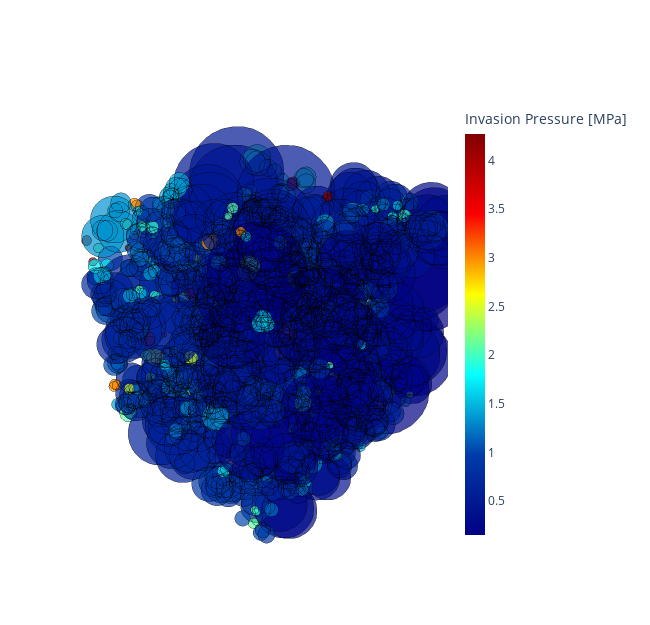

The notebook cell saved with this chart:
### Code cell
s=1
r=1
fig = op.visualization.plot_notebook(pn_total[1][s][r],
                               node_size=(pn_total[1][s][r])['pore.diameter'],
                               node_color=(drains[s][r])['pore.invasion_pressure']*10**-6,
                               colormap='jet',
                               node_scale=2*10**8,
                               edge_scale=0.0001,

                               )
fig.update_traces(
    marker=dict(
        colorscale='jet',
        colorbar=dict(title='Invasion Pressure [MPa]', thickness=20)
    )
)
fig.show()

### Figure 1 — Plotly figure (JSON) as saved in the notebook; plotly's stock layout.template omitted (floating-point values rounded to 4 significant figures; data arrays with more than 128 entries replaced by an {"elided": "..."} marker saying what was removed)
{"data": [{"hoverinfo": "text", "line": {"color": {"elided": "2125 float values"}, "colorscale": [[0, "rgb(0,0,131)"], [0.2, "rgb(0,60,170)"], [0.4, "rgb(5,255,255)"], [0.6, "rgb(255,255,0)"], [0.8, "rgb(250,0,0)"], [1, "rgb(128,0,0)"]], "width": 0.0001}, "marker": {"colorbar": {"thickness": 20, "title": {"text": "Invasion Pressure [MPa]"}}, "colorscale": [[0, "rgb(0,0,131)"], [0.2, "rgb(0,60,170)"], [0.4, "rgb(5,255,255)"], [0.6, "rgb(255,255,0)"], [0.8, "rgb(250,0,0)"], [1, "rgb(128,0,0)"]]}, "mode": "lines", "text": {"elided": "2125 str values"}, "type": "scatter3d", "x": {"elided": "6375 float values"}, "y": {"elided": "6375 float values"}, "z": {"elided": "6375 float values"}}, {"hoverinfo": "text", "marker": {"color": {"elided": "1084 float values"}, "colorbar": {"thickness": 20, "title": {"text": "Invasion Pressure [MPa]"}}, "colorscale": [[0, "rgb(0,0,131)"], [0.2, "rgb(0,60,170)"], [0.4, "rgb(5,255,255)"], [0.6, "rgb(255,255,0)"], [0.8, "rgb(250,0,0)"], [1, "rgb(128,0,0)"]], "line": {"color": "black", "width": 0.5}, "size": {"elided": "1084 float values"}, "symbol": "circle"}, "mode": "markers", "text": {"elided": "1084 str values"}, "type": "scatter3d", "x": {"elided": "1084 float values"}, "y": {"elided": "1084 float values"}, "z": {"elided": "1084 float values"}}], "layout": {"height": 625, "hovermode": "closest", "margin": {"t": 100}, "scene": {"xaxis": {"showbackground": false, "showgrid": false, "showline": false, "showticklabels": false, "title": {"text": ""}, "zeroline": false}, "yaxis": {"showbackground": false, "showgrid": false, "showline": false, "showticklabels": false, "title": {"text": ""}, "zeroline": false}, "zaxis": {"showbackground": false, "showgrid": false, "showline": false, "showticklabels": false, "title": {"text": ""}, "zeroline": false}}, "showlegend": false, "width": 650}}
